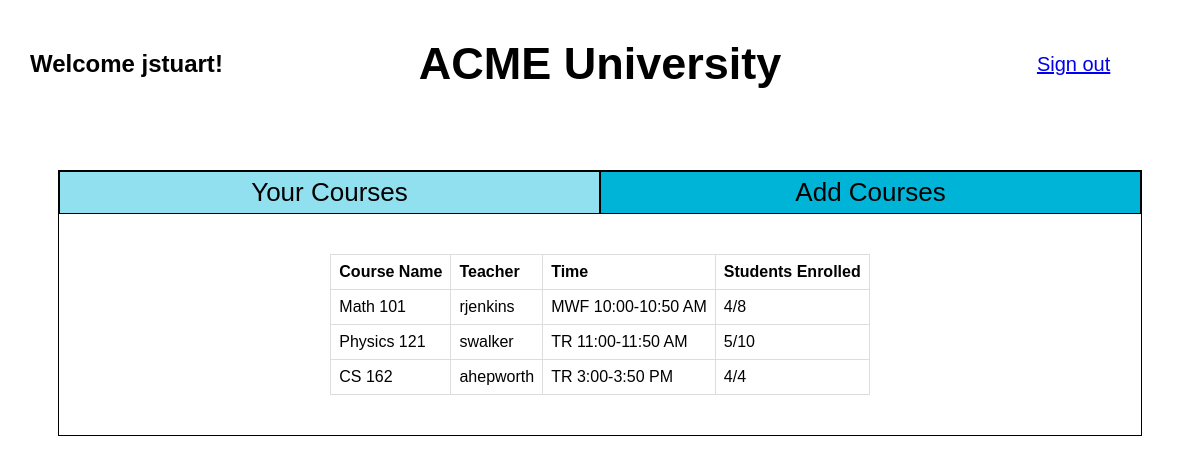
/dashboard/student (signed in), run on the app's committed database.
### models.py (models this page shows)
class Class(db.Model):
    __tablename__ = 'classes'
    id = db.Column(db.Integer, primary_key=True)
    name = db.Column(db.String, nullable=False)
    teacher_id = db.Column(db.Integer, db.ForeignKey('auth.id'), nullable=False)
    time = db.Column(db.String, nullable=False)
    capacity = db.Column(db.Integer, nullable=False)
    teacher = db.relationship('User', backref='classes', lazy=True)

class User(db.Model):
    __tablename__ = 'auth'
    id = db.Column(db.Integer, primary_key=True)
    username = db.Column(db.String, unique=True, nullable=False)
    password = db.Column(db.String, nullable=False)  # Store plaintext password here
    role = db.Column(db.String, nullable=False)  # 'student', 'teacher', 'admin'

### app.py (the view, shortened to what this page needs)
@app.route('/dashboard/<role>')
def dashboard(role):
    if role == 'student':
        student_id = session.get('id')
        if not student_id:
            flash("Unauthorized access! Please log in.", "danger")
            return redirect(url_for("login"))
        result = Class.query.all()
        classes = [
            {
                'id': class_.id,
                'name': class_.name,
                'teacher': User.query.get(class_.teacher_id).username,
                'time': class_.time,
                'capacity': f"{Enrollment.query.filter_by(class_id=class_.id).count()}/{class_.capacity}",
                'enrolled': '+' if not Enrollment.query.filter_by(student_id=student_id, class_id=class_.id).first() else '-'
            }
            for class_ in result
        ]
        enrolled_classes = Enrollment.query.filter_by(
            student_id=student_id).all()
        enrolled_list = [
            {
                'id': class_.class_id,
                'name': class_.class_.name,
                'teacher': User.query.get(class_.class_.teacher_id).username,
                'time': class_.class_.time,
                'capacity': f"{Enrollment.query.filter_by(class_id=class_.class_id).count()}/{class_.class_.capacity}"
            }
            for class_ in enrolled_classes
        ]
        return render_template('studentDashboard.html', classes=classes, enrolledList=enrolled_list)
    return render_template('dashboard.html', role=role)

### templates/studentDashboard.html (shortened to what this page needs)
<!DOCTYPE html>
<html lang="en">
  <head>
  </head>
  <body>
    <div class="header">
      <h2 class="headeritem">Welcome {{session.get("username")}}!</h2>
      <h1 class="headercenter">ACME University</h1>
      <a
        class="headeritem"
        style="font-size: 20px"
        href="{{ url_for('logout') }}"
        >Sign out</a
      >
    </div>
    <div class="classesDisplayConatainer">
      <div class="classTabsContainer">
        <div
          class="classTabActive"
          id="yourClasses"
          onclick="selectTab(event, 'currentlyEnrolled')"
        >
          Your Courses
        </div>
        <div
          class="classTab"
          id="addClasses"
          onclick="selectTab(event, 'fullCatalog')"
        >
          Add Courses
        </div>
      </div>
      <div id="currentlyEnrolled" class="classListInitial">
        {% if enrolledList | length != 0 %}
        <table>
          <tr>
            <th>Course Name</th>
            <th>Teacher</th>
            <th>Time</th>
            <th>Students Enrolled</th>
          </tr>
          {% for class_ in enrolledList %}
          <tr>
            <td>{{class_["name"]}}</td>
            <td>{{class_["teacher"]}}</td>
            <td>{{class_["time"]}}</td>
            <td>{{class_["capacity"]}}</td>
          </tr>
          {% endfor %}
        </table>
        {% else %}
        <div>No Classes to Display</div>
        {% endif %}
      </div>
    </div>
  </body>
</html>

### templates/studentDashboard.html (style rules this page uses)
body { font-family: Arial, Helvetica, sans-serif; }
table { border-collapse: collapse; width: 100%; }
td, th { border: 1px solid #dddddd; text-align: left; padding: 8px; }
.header { display: flex; flex-direction: row; align-items: center; justify-content: space-between; }
.headeritem { width: 20%; display: flex; flex-direction: column; align-items: center; }
.headercenter { display: flex; flex-direction: column; align-items: center; font-size: 45px; }
.classesDisplayConatainer { display: flex; flex-direction: column; align-items: center; margin: 50px; border: 1px solid black; }
.classTabsContainer { display: flex; flex-direction: row; width: 100%; }
.classTab { border: 1px solid black; text-align: center; font-size: 26px; background: #00b4d8; width: 50%; padding: 5px; }
.classTabActive { border: 1px solid black; text-align: center; font-size: 26px; background: #90e0ef; width: 50%; padding: 5px; }
.classListInitial { display: flex; padding: 40px; }

### data on the page
Class: name "Math 101", time "MWF 10:00-10:50 AM"
User: teacher "rjenkins"
Class: name "Physics 121", time "TR 11:00-11:50 AM"
User: teacher "swalker"
Class: name "CS 162", time "TR 3:00-3:50 PM"
User: teacher "ahepworth"

### other printed values
{{ session.get("username") }} "jstuart"
{{ class_["capacity"] }} "4/8" "5/10" "4/4"
